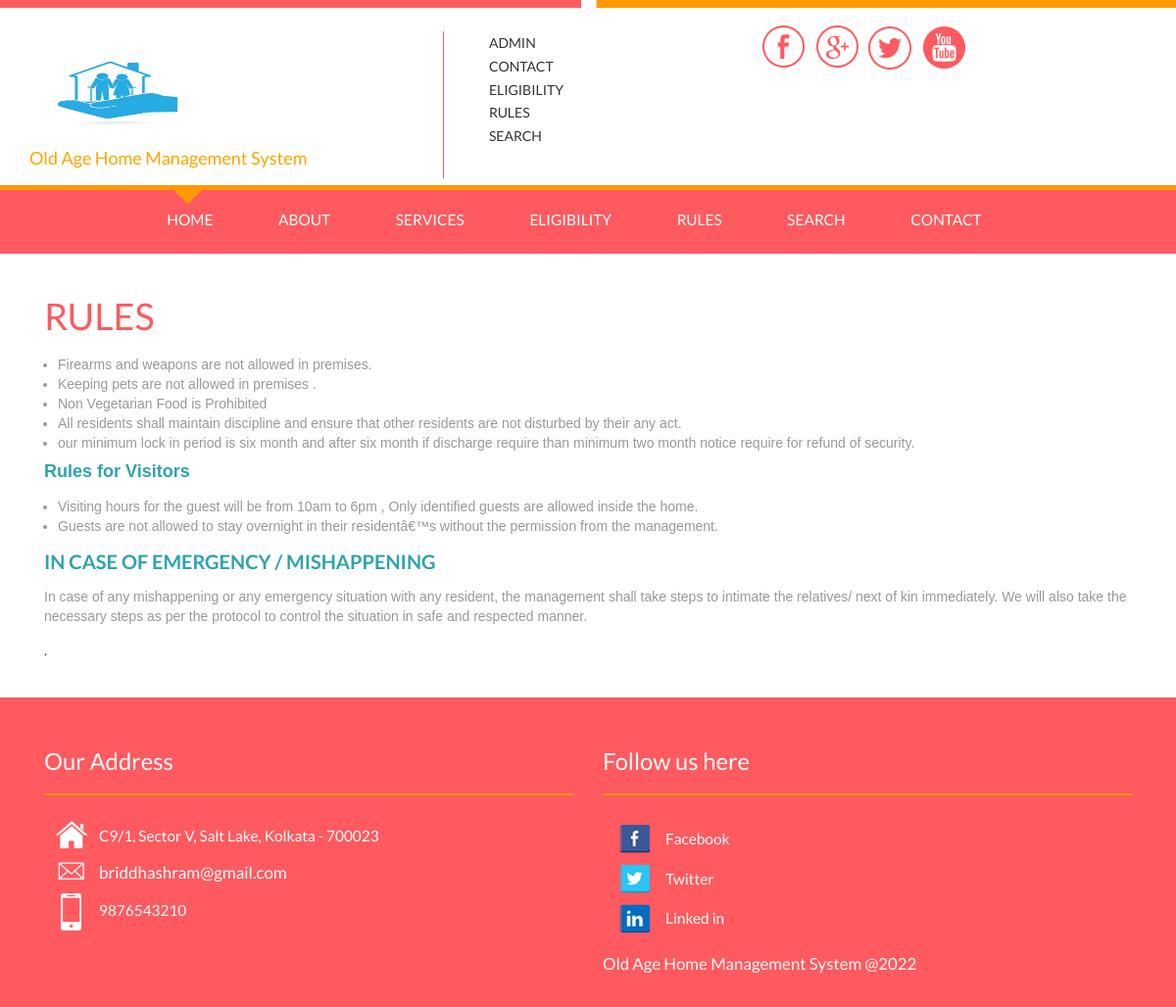
The page /rules.php on the database its author committed.
### tables this page shows
CREATE TABLE `tblpage` (
  `ID` int(10) NOT NULL,
  `PageType` varchar(200) DEFAULT NULL,
  `PageTitle` mediumtext DEFAULT NULL,
  `PageDescription` mediumtext DEFAULT NULL,
  `Email` varchar(200) DEFAULT NULL,
  `MobileNumber` bigint(10) DEFAULT NULL,
  `UpdationDate` date DEFAULT NULL,
  `Timing` varchar(200) NOT NULL
);

### rules.php (the view, shortened to what this page needs)
<?php
include('includes/config.php');
  ?>
<!DOCTYPE HTML>
<html>
<head>
<link href="css/bootstrap.css" rel='stylesheet' type='text/css' />
<link href="css/style.css" rel='stylesheet' type='text/css' />
<link rel="stylesheet" type="text/css" href="css/component.css" />
</head>
<body>
<?php include_once('includes/header.php');?>
	</div>
	 <div class="gallery-section">
		 	<div class="container">
		 			<div class="letest-section">
	 			<div class="container">
	 				<?php
$ret=mysqli_query($con,"select * from tblpage where PageType='rules' ");
while ($row=mysqli_fetch_array($ret)) {
?>
	 				<h3><?php  echo $row['PageTitle'];?></h3>
	 				<p><?php  echo $row['PageDescription'];?>.</p><?php } ?>
    </div>
 </div>
			</div>
		</div>
	<?php include_once('includes/footer.php');?>
</body>
</html>

### includes/footer.php (shortened to what this page needs)
<div class= "footer">
         <div class="container">
            <div class="col-md-6 footer-grid footer-grid1">
                    <div class="Office Address">
                        <h4>Our Address</h4>
                       <ul class="bottom-icons">
                        <?php
$ret=mysqli_query($con,"select * from tblpage where PageType='contactus' ");
while ($row=mysqli_fetch_array($ret)) {
?>
                            <li><a class="home" href="#"><span> </span></a><?php  echo $row['PageDescription'];?></li>
                            <li><a class="mail" href="mailto:info@example.com"><span> </span><?php  echo $row['Email'];?></a></li>
                            <li><a class="mbl" href="#"><span> </span></a><?php  echo $row['MobileNumber'];?></li>
                            <div class="clearfix"> </div><?php } ?>
                        </ul>
                     </div>
                </div>
                <div class="col-md-6 footer-grid footer-grid3">
                    <div class=" Follow us here">
                    <h4> Follow us here</h4>
                        <ul class="bottom-icons two">
                            <li><a class="fbook" href="#"><span> </span></a>Facebook</li>
                            <li><a class="twt" href="#"><span> </span></a>Twitter</li>
                            <li><a class="iin" href="#"><span> </span></a>Linked in</li>
                        </ul>
                    </div>
                    <div class="copy-center">
                            <p>Old Age Home Management System @2022</p>
                        </div>
                    </div>
                    <div class="clearfix"> </div>
                </div>
            </div>

### css/style.css (style rules this page uses)
body { background: #fff; font-family: 'Lato', sans-serif; }
.letest-section { padding:2em 0 2em 0; }
.letest-section h3 { color: #ff5a5f; font-size: 2.5em; margin: 0em 1em 1.5em 0.7em; font-family: 'Lato', sans-serif; font-weight: 400; text-transform: uppercase; }
.service-section h3,.works h3,.gallery-section h3 { margin: 0 0 0.5em; font-size: 2.7em; color: #ff5a5f; text-transform: uppercase; text-align: left; }
.gallery-section h3 { padding-top: 0.4em; }
.footer { background: #ff5a5f; padding: 2em 0; }
.footer p { color:#FDFBF9; font-size:1.2em; text-decoration: none; font-weight:400; margin: 0; line-height: 1.9em; }
.footer-grid h4 { color: #fff; font-size: 1.7em; text-decoration: none; font-weight: 400; margin: 1em 0; border-bottom: 2px solid #ff9901; padding: 0px 0 20px 0; }
ul.bottom-icons,ul.bottom-icons.two { padding: 0; }
ul.bottom-icons li,ul.bottom-icons.two li { display: block; margin-left:0px; list-style: none; }
ul.bottom-icons.two li a span { width:32px; height:32px; display: inline-block; background: url('../images/footer.png') no-repeat; vertical-align: middle; -webkit-transition: all 0.3s ease; -moz-transition: all 0.3s ease; -o-transition: all 0.3s ease; transition: all 0.3s ease; margin: 0 16px; }
ul.bottom-icons li a span { width:32px; height:38px; display: inline-block; background: url('../images/icons.png') no-repeat; vertical-align: middle; -webkit-transition: all 0.3s ease; -moz-transition: all 0.3s ease; -o-transition: all 0.3s ease; transition: all 0.3s ease; margin: 0 12px; }
ul.bottom-icons li a.home span { background-position: 0px -119px; }
ul.bottom-icons li a.mail span { background-position: 0px -179px; }
ul.bottom-icons li a.mbl span { background-position: 0px -219px; }
ul.bottom-icons.two li a.fbook span { background-position: -0px -0px; }
ul.bottom-icons.two li a.twt span { background-position: -0px -32px; }
ul.bottom-icons.two li a.iin span { background-position: -0px -64px; }
.bottom-icons li a,.bottom-icons.two li a,.bottom-icons li,.bottom-icons.two li { font-weight: 400; font-size: 1.1em; text-decoration: none; color: #fff; transition: 0.5s all; -webkit-transition: 0.5s all; -moz-transition: 0.5s all; -o-transition: 0.5s all; }
.bottom-icons.two li a { line-height: 2.4em; }

### css/component.css (style rules this page uses)
.gallery-section { position: relative; }

### rows shown on the page
tblpage: PageTitle "RULES", PageDescription "Firearms and weapons are not allowed in premises. Keeping pets are not allowed in premises . Non Vegetarian Food is Prohibited All residents shall maintain discipline and ensure that other residents are not disturbed by their any act. our minimum lock in period is six month and after six month if discharge require than minimum two month notice require for refund of security. Rules for Visitors Visiting hours for the guest will be from 10am to 6pm , Only identified guests are allowed inside the home. Guests are not allowed to stay overnight in their residentâ€™s without the permission from the management. IN CASE OF EMERGENCY / MISHAPPENING In case of any mishappening or any emergency…"
tblpage: PageDescription "C9/1, Sector V, Salt Lake, Kolkata - 700023", Email "briddhashram@gmail.com", MobileNumber "9876543210"
